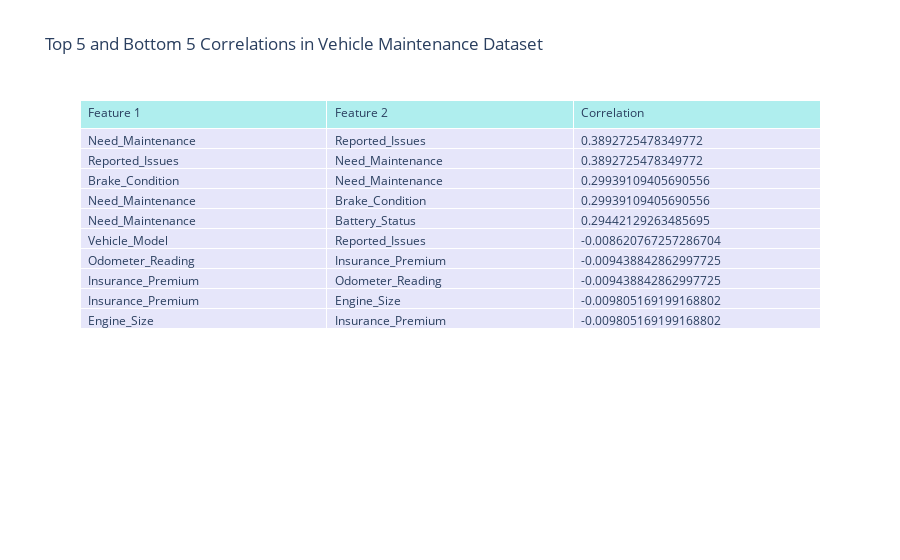

The notebook cell this image was saved under:
### Markdown cell above
# Corelation Analysis

### Code cell
import plotly.graph_objects as go
# Calculate correlation matrix, considering only numeric columns
correlation_matrix = maintenance.corr(numeric_only=True)  # Added numeric_only=True

# Create heatmap
plt.figure(figsize=(12, 8))  # Adjust figure size if needed
sns.heatmap(correlation_matrix, annot=True, cmap='coolwarm', fmt=".2f")
plt.title("Correlation Matrix of Vehicle Maintenance Dataset")
plt.show()

# Find top 5 and bottom 5 correlated feature pairs
correlation_pairs = correlation_matrix.unstack().reset_index()
correlation_pairs.columns = ['Feature 1', 'Feature 2', 'Correlation']
correlation_pairs = correlation_pairs[correlation_pairs['Feature 1'] != correlation_pairs['Feature 2']]  # Remove self-correlation
correlation_pairs = correlation_pairs.sort_values(by='Correlation', ascending=False)

# Top 5 correlations
top_5 = correlation_pairs.head(5)
# Bottom 5 correlations
bottom_5 = correlation_pairs.tail(5)

# Combine top and bottom correlations
correlation_summary = pd.concat([top_5, bottom_5])

# Create Plotly table
table = go.Figure(data=[go.Table(
    header=dict(values=list(correlation_summary.columns),
                fill_color='paleturquoise',
                align='left'),
    cells=dict(values=[correlation_summary['Feature 1'], correlation_summary['Feature 2'], correlation_summary['Correlation']],
               fill_color='lavender',
               align='left'))
])

table.update_layout(title='Top 5 and Bottom 5 Correlations in Vehicle Maintenance Dataset')
table.show()

### Figure 1 — Plotly figure (JSON) as saved in the notebook; plotly's stock layout.template omitted (floating-point values rounded to 4 significant figures)
{"data": [{"cells": {"align": "left", "fill": {"color": "lavender"}, "values": [["Need_Maintenance", "Reported_Issues", "Brake_Condition", "Need_Maintenance", "Need_Maintenance", "Vehicle_Model", "Odometer_Reading", "Insurance_Premium", "Insurance_Premium", "Engine_Size"], ["Reported_Issues", "Need_Maintenance", "Need_Maintenance", "Brake_Condition", "Battery_Status", "Reported_Issues", "Insurance_Premium", "Odometer_Reading", "Engine_Size", "Insurance_Premium"], [0.3893, 0.3893, 0.2994, 0.2994, 0.2944, -0.008621, -0.009439, -0.009439, -0.009805, -0.009805]]}, "header": {"align": "left", "fill": {"color": "paleturquoise"}, "values": ["Feature 1", "Feature 2", "Correlation"]}, "type": "table"}], "layout": {"title": {"text": "Top 5 and Bottom 5 Correlations in Vehicle Maintenance Dataset"}}}
